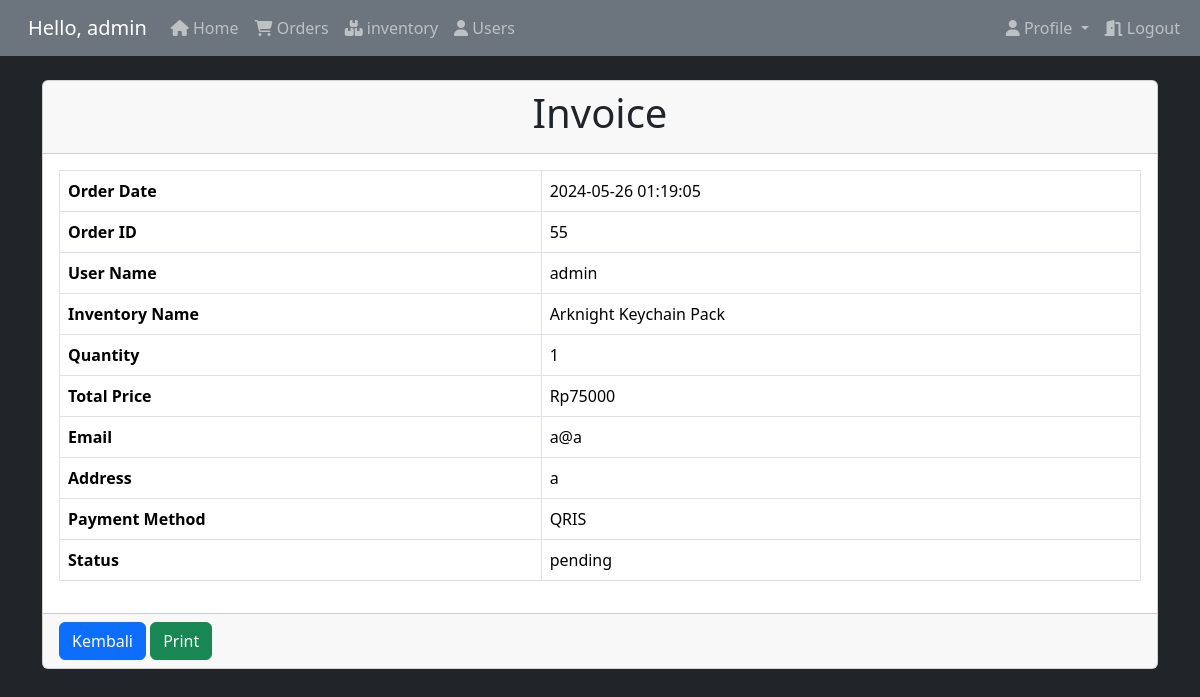
The app's page /admin/invoice.php?id=55 (signed in) with its own data.
### tables this page shows
CREATE TABLE `orders` (
  `id` int NOT NULL,
  `user_id` int NOT NULL,
  `inventory_id` int NOT NULL,
  `quantity` int NOT NULL,
  `total_price` decimal(10,0) NOT NULL,
  `order_date` timestamp NULL DEFAULT CURRENT_TIMESTAMP,
  `paymentMethod` varchar(50) NOT NULL,
  `name` varchar(255) NOT NULL,
  `email` varchar(255) NOT NULL,
  `address` varchar(255) NOT NULL,
  `status` varchar(255) NOT NULL
);

CREATE TABLE `user` (
  `id` int NOT NULL,
  `username` varchar(255) NOT NULL,
  `password` varchar(255) NOT NULL,
  `email` varchar(100) NOT NULL,
  `role` varchar(10) DEFAULT NULL,
  `created_at` timestamp NULL DEFAULT CURRENT_TIMESTAMP,
  `updated_at` timestamp NULL DEFAULT CURRENT_TIMESTAMP ON UPDATE CURRENT_TIMESTAMP
);

CREATE TABLE `inventory` (
  `id` int NOT NULL,
  `nama` varchar(100) NOT NULL,
  `kuantitas` int NOT NULL,
  `harga` decimal(10,0) NOT NULL,
  `gambar` varchar(255) NOT NULL,
  `kategori_id` int DEFAULT NULL,
  `created_at` timestamp NULL DEFAULT CURRENT_TIMESTAMP,
  `updated_at` timestamp NULL DEFAULT CURRENT_TIMESTAMP ON UPDATE CURRENT_TIMESTAMP
);

### app/controller/OrderController.php (called while the page is built, shortened)
<?php
class OrderController{
    private $conn;
    public function __construct($conn){
        $this->conn = $conn;
    }
    public function getInventoryById($id){
        $sql = "SELECT * FROM inventory WHERE id = ?";
        $stmt = $this->conn->prepare($sql);
        $stmt->bind_param('i', $id);
        $stmt->execute();
        return $stmt->get_result()->fetch_assoc();
    }
    public function getUserById($id){
        $sql = "SELECT * FROM user WHERE id = ?";
        $stmt = $this->conn->prepare($sql);
        $stmt->bind_param('i', $id);
        $stmt->execute();
        return $stmt->get_result()->fetch_assoc();
    }
    public function getOrderById($id){
        $sql = "SELECT orders.*, user.username as user_name, inventory.nama as inventory_name, orders.email
                FROM orders
                JOIN user ON orders.user_id = user.id
                JOIN inventory ON orders.inventory_id = inventory.id
                WHERE orders.id = ?";
        $stmt = $this->conn->prepare($sql);
        $stmt->bind_param('i', $id);
        $stmt->execute();
        return $stmt->get_result()->fetch_assoc();
    }
}

### admin/invoice.php (the view, shortened to what this page needs)
<?php
require '../app/controller/OrderController.php';
require '../layout/admin/header.php';
$controller = new OrderController($conn);
if (isset($_GET['id'])) {
    $order = $controller->getOrderById($_GET['id']);
    $user = $controller->getUserById($order['user_id']);
    $inventory = $controller->getInventoryById($order['inventory_id']);
}
?>
<div class="container mt-4">
    <div class="card">
        <div class="card-header text-center">
            <h1>Invoice</h1>
        </div>
        <div class="card-body">
            <div class="table-responsive">
                <table class="table table-bordered">
                    <tbody>
                        <tr>
                            <th scope="row">Order Date</th>
                            <td><?php echo $order['order_date']; ?></td>
                        <tr>
                            <th scope="row">Order ID</th>
                            <td><?php echo $order['id']; ?></td>
                        </tr>
                        <tr>
                            <th scope="row">User Name</th>
                            <td><?php echo $user['username']; ?></td>
                        </tr>
                        <tr>
                            <th scope="row">Inventory Name</th>
                            <td><?php echo $inventory['nama']; ?></td>
                        </tr>
                        <tr>
                            <th scope="row">Quantity</th>
                            <td><?php echo $order['quantity']; ?></td>
                        </tr>
                        <tr>
                            <th scope="row">Total Price</th>
                            <td>Rp<?php echo $order['total_price']; ?></td>
                        </tr>
                        <tr>
                            <th scope="row">Email</th>
                            <td><?php echo $order['email']; ?></td>
                        </tr>
                        <tr>
                            <th scope="row">Address</th>
                            <td><?php echo $order['address']; ?></td>
                        </tr>
                        <tr>
                            <th scope="row">Payment Method</th>
                            <td><?php echo $order['paymentMethod']; ?></td>
                        </tr>
                        <tr>
                            <th scope="row">Status</th>
                            <td><?php echo $order['status']; ?></td>
                        </tr>
                    </tbody>
                </table>
            </div>
        </div>
        <div class="card-footer">
            <a href="order.php" class="btn btn-primary">Kembali</a>
            <a href="print_invoice.php?id=<?php echo $order['id']; ?>" class="btn btn-success">Print</a>
        </div>
    </div>
</div>
<?php
require '../layout/admin/footer.php';
?>

### records on screen
orders: order_date "2024-05-26 01:19:05", id "55", quantity "1", total_price "75000", email "a@a", address "a", paymentMethod "QRIS", status "pending"
user: username "admin"
inventory: nama "Arknight Keychain Pack"

### other values on screen
$_SESSION['username'] "admin"
